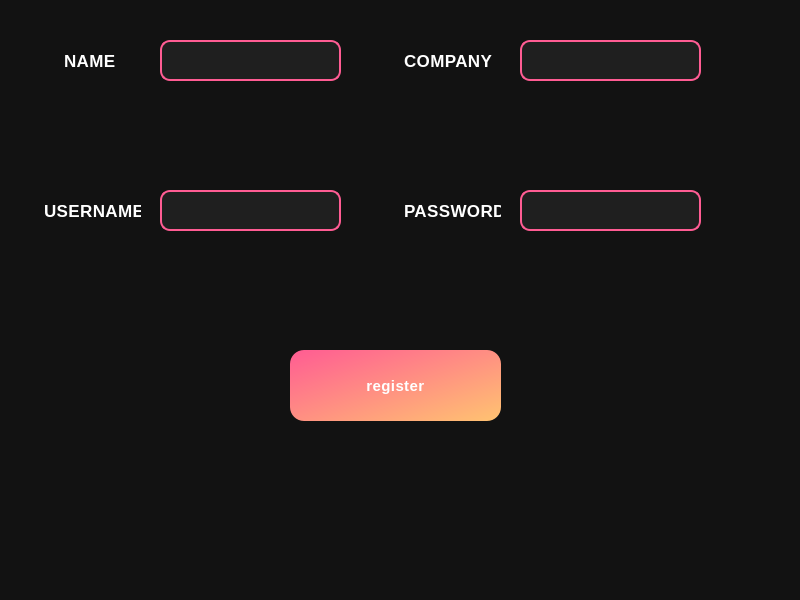
<?xml version="1.0" encoding="UTF-8"?>
<ui version="4.0">
 <class>Signup</class>
 <widget class="QMainWindow" name="Signup">
  <property name="geometry">
   <rect>
    <x>0</x>
    <y>0</y>
    <width>800</width>
    <height>600</height>
   </rect>
  </property>
  <property name="windowTitle">
   <string>MainWindow</string>
  </property>
  <property name="styleSheet">
   <string notr="true">/* Main Window Background */
QWidget {
    background-color: #121212;
    color: #e0e0e0;
    font-family: 'Poppins', 'Segoe UI', sans-serif;
    font-size: 15px;
    letter-spacing: 0.4px;
    padding: 10px;
}

/* Labels */
QLabel {
    font-size: 17px;
    color: #ffffff;
    font-weight: 500;
}

/* Buttons */
QPushButton {
    background: qlineargradient(x1:0, y1:0, x2:1, y2:1, stop:0 #ff5c93, stop:1 #ffc371);
    border: none;
    border-radius: 14px;
    color: white;
    font-size: 15px;
    font-weight: bold;
    padding: 10px 22px;
    min-width: 120px;
    box-shadow: 0px 3px 8px rgba(0, 0, 0, 0.2);
    transition: all 0.25s;
}

QPushButton:hover {
    background: qlineargradient(x1:0, y1:0, x2:1, y2:1, stop:0 #ffc371, stop:1 #ff5c93);
    box-shadow: 0px 5px 12px rgba(255, 92, 147, 0.5);
}

QPushButton:pressed {
    background: qlineargradient(x1:0, y1:0, x2:1, y2:1, stop:0 #e34e82, stop:1 #ff9f57);
    transform: translateY(2px);
}

/* ComboBox */
QComboBox {
    background-color: #1f1f1f;
    border: 2px solid #ff5c93;
    border-radius: 10px;
    color: white;
    padding: 6px 12px;
    font-size: 14px;
}

QComboBox::drop-down {
    subcontrol-origin: padding;
    subcontrol-position: top right;
    width: 18px;
    background-color: #ff5c93;
    border-top-right-radius: 10px;
    border-bottom-right-radius: 10px;
}

QComboBox QAbstractItemView {
    background-color: #1f1f1f;
    color: #ffffff;
    selection-background-color: #ff5c93;
    border-radius: 8px;
}

/* LineEdit */
QLineEdit {
    background-color: #1f1f1f;
    border: 2px solid #ff5c93;
    border-radius: 10px;
    color: white;
    font-size: 14px;
    padding: 8px 12px;
}

/* Checkboxes */
QCheckBox {
    color: #ffffff;
    font-size: 14px;
}

QCheckBox::indicator {
    width: 18px;
    height: 18px;
    border: 2px solid #ff5c93;
    border-radius: 4px;
    background-color: transparent;
    transition: background-color 0.25s;
}

QCheckBox::indicator:checked {
    background-color: #ff5c93;
    border: 2px solid #ff9f57;
}

/* ScrollBar */
QScrollBar:vertical {
    background: #1f1f1f;
    width: 12px;
    margin: 4px;
    border-radius: 6px;
}

QScrollBar::handle:vertical {
    background: #ff5c93;
    border-radius: 6px;
    min-height: 20px;
}

QScrollBar::add-line, QScrollBar::sub-line {
    background: none;
}

/* Table Widget */
QTableWidget {
    background-color: #1f1f1f;
    border: 2px solid #ff5c93;
    color: #ffffff;
    font-size: 14px;
    gridline-color: #ff5c93;
}

QHeaderView::section {
    background-color: #ff5c93;
    color: white;
    padding: 6px;
    border: none;
}

/* Tooltips */
QToolTip {
    background-color: #ff5c93;
    color: white;
    padding: 6px;
    border-radius: 8px;
}

</string>
  </property>
  <widget class="QWidget" name="centralwidget">
   <widget class="QPushButton" name="registerButton">
    <property name="geometry">
     <rect>
      <x>290</x>
      <y>330</y>
      <width>211</width>
      <height>71</height>
     </rect>
    </property>
    <property name="text">
     <string>register</string>
    </property>
   </widget>
   <widget class="QLineEdit" name="lineEdit_name">
    <property name="geometry">
     <rect>
      <x>160</x>
      <y>20</y>
      <width>181</width>
      <height>41</height>
     </rect>
    </property>
   </widget>
   <widget class="QLineEdit" name="lineEdit_company">
    <property name="geometry">
     <rect>
      <x>520</x>
      <y>20</y>
      <width>181</width>
      <height>41</height>
     </rect>
    </property>
   </widget>
   <widget class="QLineEdit" name="lineEdit_username">
    <property name="geometry">
     <rect>
      <x>160</x>
      <y>170</y>
      <width>181</width>
      <height>41</height>
     </rect>
    </property>
   </widget>
   <widget class="QLineEdit" name="lineEdit_password">
    <property name="geometry">
     <rect>
      <x>520</x>
      <y>170</y>
      <width>181</width>
      <height>41</height>
     </rect>
    </property>
   </widget>
   <widget class="QLabel" name="label">
    <property name="geometry">
     <rect>
      <x>50</x>
      <y>20</y>
      <width>101</width>
      <height>41</height>
     </rect>
    </property>
    <property name="text">
     <string>NAME</string>
    </property>
   </widget>
   <widget class="QLabel" name="label_2">
    <property name="geometry">
     <rect>
      <x>390</x>
      <y>20</y>
      <width>121</width>
      <height>41</height>
     </rect>
    </property>
    <property name="text">
     <string>COMPANY</string>
    </property>
   </widget>
   <widget class="QLabel" name="label_3">
    <property name="geometry">
     <rect>
      <x>30</x>
      <y>170</y>
      <width>121</width>
      <height>41</height>
     </rect>
    </property>
    <property name="text">
     <string>USERNAME</string>
    </property>
   </widget>
   <widget class="QLabel" name="label_4">
    <property name="geometry">
     <rect>
      <x>390</x>
      <y>170</y>
      <width>121</width>
      <height>41</height>
     </rect>
    </property>
    <property name="text">
     <string>PASSWORD</string>
    </property>
   </widget>
  </widget>
  <widget class="QMenuBar" name="menubar">
   <property name="geometry">
    <rect>
     <x>0</x>
     <y>0</y>
     <width>800</width>
     <height>45</height>
    </rect>
   </property>
  </widget>
  <widget class="QStatusBar" name="statusbar"/>
 </widget>
 <resources/>
 <connections/>
</ui>
